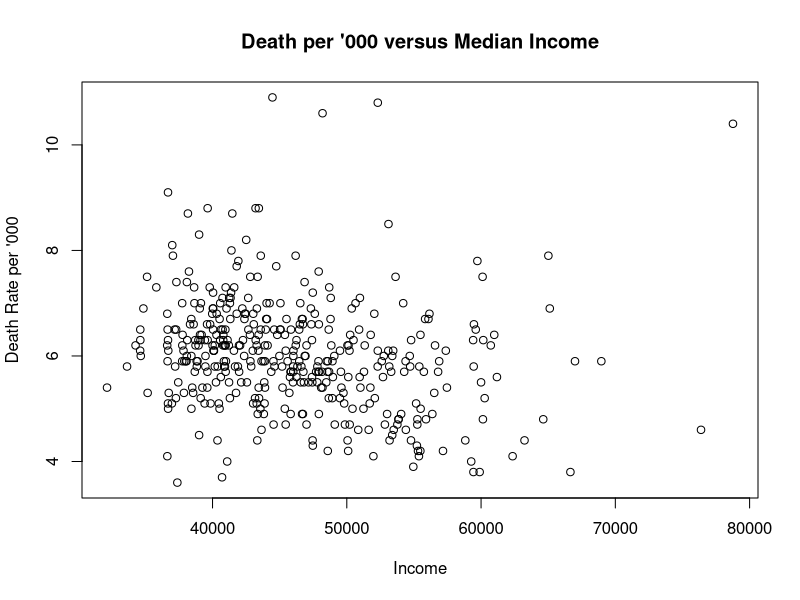

Generate this figure with R:
library(openxlsx)

##Population##
pop <- read.xlsx("14100DS0002_2017-03.xlsx",
                 sheet ="Population and People _LGA_1540",
                 startRow = 5)
pop[pop == "-"]<- NA

#Percentage Age distribution of Population
percent_age_dist <- subset(pop, select = c(2:12))
colnames(percent_age_dist) = percent_age_dist[2, ]
percent_age_dist <- percent_age_dist[-c(1:3),]

#Age distribution of population
age_dist <- subset(pop, select = c(2,3,51:69))
colnames(age_dist) = age_dist[2,]
age_dist <- age_dist[-c(1:3),]

#Age distribution of males
age_dist_m <- subset(pop, select = c(2,3,13:31))
colnames(age_dist_m) = age_dist_m[2,]
age_dist_m <- age_dist_m[-c(1:3),]

#Age distribution of females
age_dist_f <- subset(pop, select = c(2,3,32:50))
colnames(age_dist_f) = age_dist_f[2,]
age_dist_f <- age_dist_f[-c(1:3),]

#Percentage of working age population per area
work_age <- subset(pop, select = c(2,3,70))
colnames(work_age) = work_age[2,]
work_age <- work_age[-c(1:3),]

##Median Age##
#Median age per area
med_age <- subset(pop, select = c(2,3,71:73))
colnames(med_age) = med_age[2,]
med_age <- med_age[-c(1:3),]

##Births and Deaths##
#Births per area
birth <- subset(pop, select =c(2,3,74))
colnames(birth) = birth[1,]
birth <- birth[-c(1:3),]
#Fertility per female
fertility <- subset(pop, select =c(2,3,75))
colnames(fertility) = fertility[1,]
fertility <- fertility[-c(1:3),]
#Deaths per area
death <- subset(pop, select =c(2,3,76))
colnames(death) = death[1,]
death <- death[-c(1:3),]
#Standardised death per area
death_st <- subset(pop, select =c(2,3,77))
colnames(death_st) = death_st[1,]
death_st <- death_st[-c(1:3),]

##Population Desity##
pop_den <- subset (pop, select = c(2,3,78))
colnames(pop_den) = pop_den[3,]
pop_den <- pop_den[-c(1:3),]

#Percentage of Aboriginal people per area
perc_ind <- subset(pop, select =c(2,3,79))
colnames(perc_ind) = perc_ind[1,]
perc_ind <- perc_ind[-c(1:3),]

#Overseas Population
overseas_pop <- subset(pop, select =c(2,3,80:89), X81 != "-")
colnames(overseas_pop) = overseas_pop[1,]
overseas_pop <- overseas_pop[-c(1:3),]

##Migration##
#Arrivals
arrivals <- subset(pop, select =c(2,3,90))
colnames(arrivals) = arrivals[1,]
arrivals <- arrivals[-c(1:3),]

#Departures
departures <- subset(pop, select =c(2,3,91))
colnames(departures) = departures[1,]
departures <- departures[-c(1:3),]

#Net arrivals
net <- subset(pop, select =c(2,3,92))
colnames(net) = net[1,]
net <- net[-c(1:3),]

##Industry and Sectors##
ind <- read.xlsx("14100DS0004_2017-03.xlsx",
                 sheet = "Economy and Industry _LGA_15424",
                 startRow = 6)
ind[ind == "-"] <- NA

#Businesses with number of employees
num_emp <- subset(ind, select = c(2,3,4:8))
colnames(num_emp) = num_emp[1,]
num_emp <- num_emp[-c(1:2),]

#Business entries
bus_ent <- subset(ind, select = c(2,3,9:13))
colnames(bus_ent) = bus_ent[1,]
bus_ent <- bus_ent[-c(1:2),]

#Business exits
bus_exit <- subset(ind, select = c(2,3,14:18))
colnames(bus_exit) = bus_exit[1,]
bus_exit <- bus_exit[-c(1:2),]

#Businesses per industry
bus_ind <- subset(ind, select = c(2,3,19:39))
colnames(bus_ind) = bus_ind[1,]
bus_ind <- bus_ind[-c(1:2),]

#Building approvals
bud_app <- subset(ind, select = c(2,3,40:49))
colnames(bud_app) = bud_app[1,]
bud_app <- bud_app[-c(1:2),]

#Bankrupts
bankrupts <- subset(ind, select = c(2,3,54:56))
colnames(bankrupts) = bankrupts[1,]
bankrupts <- bankrupts[-c(1:2),]

#Percentage of workforce per industry
work_ind <- subset(ind, select = c(2,3,57:76))
colnames(work_ind) = work_ind[1,]
work_ind <- work_ind[-c(1:2),]
work_ind <- work_ind[work_ind$Manufacturing != "-",]

#Type of vehicle
vec_type <- subset(ind, select =c(2,3,77:86))
colnames(vec_type) = vec_type[1,]
vec_type <- vec_type[-c(1:2),]

#Vehicle fuel type
vec_fuel <- subset(ind, select = c(2,3,87:90))
colnames(vec_fuel) = vec_fuel[1,]
vec_fuel <- vec_fuel[-c(1:2),]

#Vehicle years since manufacture
vec_manu <- subset(ind, select = c(2,3,91:93))
colnames(vec_manu) = vec_manu[1,]
vec_manu <- vec_manu[-c(1:2),]

#Income Employment and Education
iee <- read.xlsx("14100DS0006_2017-03.xlsx",
                 sheet ="Income_Educ and Emp_Health_LGA_",
                 startRow = 6)
iee[iee == "-"] <- NA

##Estimates of personal income
epi <- subset(iee, select = c(2:21), X5 != "-")
colnames(epi) = epi[1,]
epi <- epi[-c(1:2),]

##Income##
#Number, median and total employee income
employee_income <- subset(epi, select = c(1,2,3:5))
#Number, median and total self-employed income
own_income <- subset(epi, select = c(1,2,6:8))
#Number, median and total investment income
invest_income <- subset(epi, select = c(1,2,9:11))
#Number, median and total super income
super_income <- subset(epi, select = c(1,2,12:14))
#Number, median and total other income
other_income <- subset(epi, select = c(1,2,15:17))
#Number, median and total total income
total_income <- subset(epi, select = c(1,2,18:20))

##Government Pensions and Allowances
gpa <- subset(iee, select = c(2,3,22:37))
colnames(gpa) = gpa[1,]
gpa <- gpa[-c(1:2),]

##Education
edu <- subset(iee, select = c(2,3,37:42), X37 != "-")
colnames(edu) = edu[1,]
edu <- edu[-c(1:2),]

##Occupation
ocu <- subset(iee, select = c(2,3,43:51), X44 != "-")
colnames(ocu) = ocu[1,]
ocu <- ocu[-c(1:2),]

##Youth Engagement with workforce
youth <- subset(iee, select = c(2,3,52:59), X53 != "-")
colnames(youth) = youth[1,]
youth <- youth[-c(1:2),]

##Labour force
lbf <- subset(iee, select = c(2,3,60:63), X61 != "-")
colnames(lbf) = lbf[1,]
lbf <- lbf[-c(1:2),]

#Family and Community, Land and Environment
fcle <- read.xlsx("14100DS0008_2017-03.xlsx",
                  sheet = "Family_Land_LGA_1546198",
                  startRow = 6)
fcle[fcle == "-"] <- NA

#Family and Community
fc <- subset(fcle, select = c(2,3,4:53), X7 != "-")
colnames(fc) = fc[1,]
fc <- fc[-c(1:2),]

#English proficiency
eng_prof <- subset(fc, select = c(1,2,3:7))

#Citizenship
citizen <- subset(fc, select = c(1,2,8:10))

#Transport to and from work
transport <- subset(fc, select = c(1,2,11:22))

#Total employed
t_employ <- subset(fc, select = c(1,2,23))

#Household size
#Lone, Group, Family, Total, Average
house_size <- subset(fc, select = c(1,2,24:28))

#Family size
fam_size <- subset(fc, select = c(1,2,29:36))

#Voluntary work / care
vol <- subset(fc, select = c(1,2,37:41))

#Internet connect
int <- subset(fc, select = c(1,2,42:45))

#Average rental and mortgage payments
avg_rent_mort <- subset(fc, select = c(1,2,46:47))

#SEIFA Decile Ranking
seifa <- subset(fc, select = c(1,2,48:51))

#Land and environment
le <- subset(fcle, select = c(2,3,53:70), LAND.AREA != "-")
colnames(le) = fcle[1,c(2,3,53:70)]
le <- le[-c(1),]

#Land
land <- subset(le, select = c(1,2,3:18))

#Solar Panel 
solar <- subset(le, select = c(1,2,19:20))

############################################################
############################################################
############################################################

##Sample Death vs income graph
colnames(death_st)[1] <- "Area"
colnames(employee_income)[1] <- "Area"
colnames(death_st)[2] <- "Year"
colnames(death_st)[3] <- "StandardisedDeath"
colnames(employee_income)[2] <- "Year"
#Select data who's year is 2013
death_st_13 <- death_st[death_st$Year == "2013",]
#Combine dataframes together
income_death <- merge(death_st_13, employee_income)
income_death <- na.omit(income_death)
colnames(income_death)[4] <- "MedianIncome"
##income_death <- income_death[income_death$StandardisedDeath != "-",]
#Plot death rate vs income on a scatter plot
plot(income_death$MedianIncome, income_death$StandardisedDeath , main="Death per '000 versus Median Income", 
     xlab="Income", ylab="Death Rate per '000")
income_death <- transform(income_death, MedianIncome = as.numeric(MedianIncome))
income_death <- transform(income_death, StandardisedDeath = as.numeric(StandardisedDeath))
a <- with(income_death, mean(StandardisedDeath[MedianIncome > 30000 & MedianIncome < 40000]))
b <- with(income_death, mean(StandardisedDeath[MedianIncome > 40000 & MedianIncome < 50000]))
c <- with(income_death, mean(StandardisedDeath[MedianIncome > 50000 & MedianIncome < 60000]))
#with(income_death, mean(StandardisedDeath[MedianIncome > 60000 & MedianIncome < 70000]))
#with(income_death, mean(StandardisedDeath[MedianIncome > 70000 & MedianIncome < 80000]))

##Education vs death
colnames(edu)[1] <- "Area"
death_st <- death_st[death_st$Year == 2011,]
death_st <- na.omit(death_st)
edu_death <- merge(edu, death_st, by = "Area")
edu_death[3:10] <- lapply(edu_death[3:10], as.numeric)
colnames(edu_death)[5] <- "Bachelor"
a <- with(edu_death, mean(StandardisedDeath[ Bachelor > 0 & Bachelor < 10]))
b <- with(edu_death, mean(StandardisedDeath[ Bachelor > 10 & Bachelor < 20]))
c <- with(edu_death, mean(StandardisedDeath[ Bachelor > 20 & Bachelor < 30]))
d <- with(edu_death, mean(StandardisedDeath[ Bachelor > 30 & Bachelor < 40]))

##Removing bottom 25% quartile##
#Remove NA data
test <- na.omit(death_st)
#Convert the data to numeric
test <- transform(test, StandardisedDeath = as.numeric(StandardisedDeath))
#Obtain new data frame by removing bottom 25%
test2 <- test[ test$StandardisedDeath > quantile(test$StandardisedDeath , 0.25 ) , ]